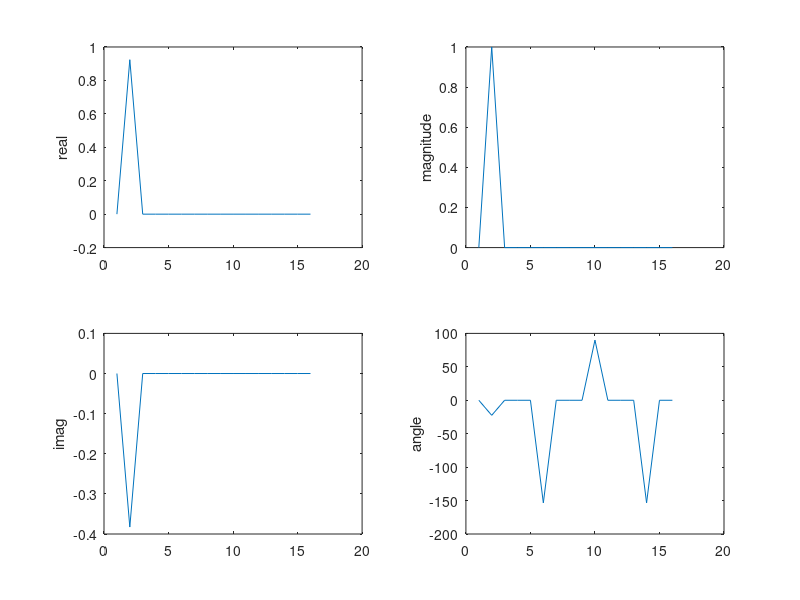

Here is the MATLAB script that generated this plot:
% script spectrum

n_carriers = 16;
dim = 4;

% common functions
addpath("../octavelib")


% Generating the packets with random symbols


data_snd = []


ri = [0, 1, 0, 0, 0, 0, 0, 0, 0, 0, 0, 0, 0, 0, 0, 0];
rq = [0, 0, 0, 0, 0, 0, 0, 0, 0, 0, 0, 0, 0, 0, 0, 0];

for fp = 1:n_carriers
    data_snd = [data_snd; ri(fp) + j * rq(fp) ];
end

% Generating the waveform by inverse Fourier-transforming the symbols


waveform = ifft(data_snd)

waveform = [waveform(n_carriers); waveform(1:end-1)]

waveform = fft(waveform)

subplot(2,2,1)
plot(1:n_carriers, real(waveform))
ylabel("real")

subplot(2,2,3)
plot(1:n_carriers, imag(waveform))
ylabel("imag")

subplot(2,2,2)
plot(1:n_carriers, abs(waveform))
ylabel("magnitude")

subplot(2,2,4)
plot(1:n_carriers, angle(waveform) * 180 / pi)
ylabel("angle")

pause()
exit()



